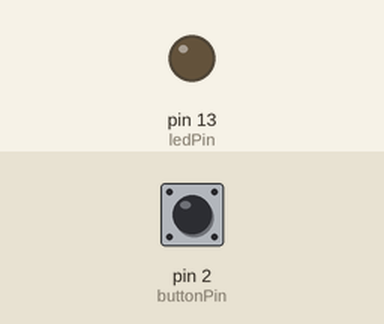
Bench run of a sketch on a simulated Arduino Uno, built with avr-gcc and run on an emulated ATmega328P. Shown: output pins drawn as LEDs (lit = HIGH). Dashed ring = blinking. Inputs (shaded band) come from the test bench; at power-on: pin 2 (buttonPin) LOW. What the sketch prints to the serial monitor is not drawn.

Above: at 1.2 s.
1.3 s: pin 2 (buttonPin) pulled HIGH for 0.15 s
At 1.8 s:
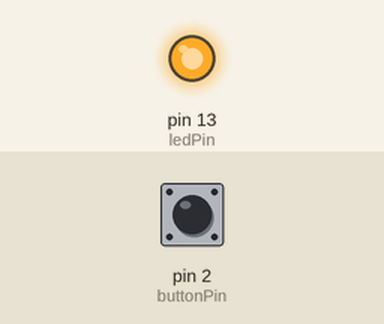
2.9 s: pin 2 (buttonPin) pulled HIGH for 1 s
At 4.2 s:
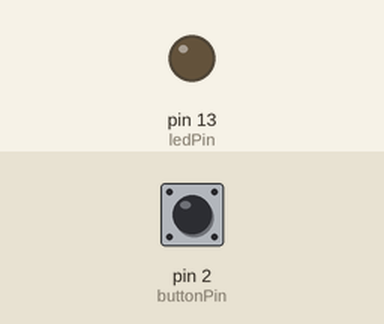
5.4 s: pin 2 (buttonPin) pulsed HIGH 5 times (0.12 s each, 0.3 s apart)
At 5.55 s:
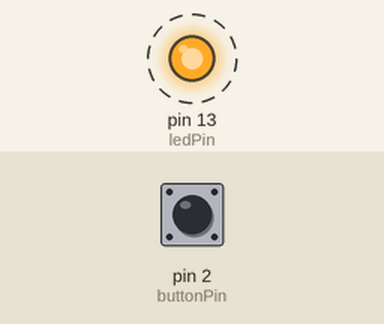
9.9 s: pin 2 (buttonPin) driven HIGH
At 10.7 s:
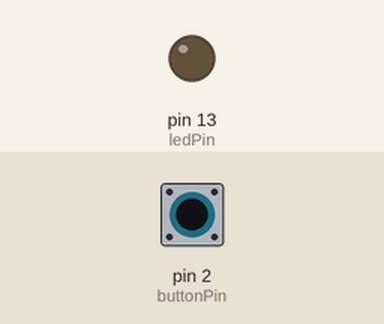
Timing chart, 0 to 12.9 s (numbered marks = the images above; inputs shaded):
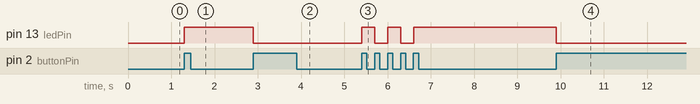

Measured:
- after the input at 1.3 s, pin 13 (ledPin): LOW → HIGH at once
- after the input at 2.9 s, pin 13 (ledPin): HIGH → LOW at once
- after the input at 5.4 s, pin 13 (ledPin): alternates HIGH for 0.30 s and LOW for 0.30 s, 5 changes in all, then stays HIGH, starting at once
- after the input at 9.9 s, pin 13 (ledPin): HIGH → LOW at once

The sketch:

A2P_Arduino.ino
```cpp
const int buttonPin = 2;
const int ledPin = 13;

boolean oldSwitchState = LOW;
boolean newSwitchState = LOW;

boolean LEDstatus = LOW;

void setup() {
  // put your setup code here, to run once:
  Serial.begin(9600);

  pinMode(ledPin, OUTPUT);
  pinMode(buttonPin, INPUT);

  digitalWrite(ledPin, LOW);

}

void loop() {
  // put your main code here, to run repeatedly:
  newSwitchState = digitalRead(buttonPin);

  if (newSwitchState != oldSwitchState ) {
    if (newSwitchState == HIGH ) {
      if (LEDstatus == LOW ) {
        LEDstatus = HIGH;
      } else {
        LEDstatus = LOW;
      }
      digitalWrite(ledPin, LEDstatus);
    }
    oldSwitchState = newSwitchState;
  }

  delay(100);

  //Serial.print(buttonState);
  //  Serial.print(oldSwitchState);
  //  Serial.print(" ");
  //  Serial.print(newSwitchState);
  //  Serial.print(" ");
  //  Serial.println(LEDstatus);
  Serial.write(LEDstatus);

}
```
